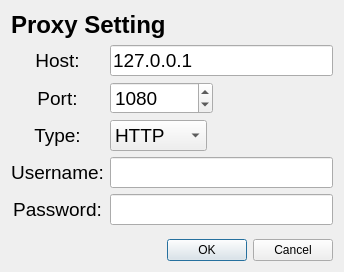
<?xml version="1.0" encoding="UTF-8"?>
<ui version="4.0">
 <class>ProxyDialog</class>
 <widget class="QDialog" name="ProxyDialog">
  <property name="geometry">
   <rect>
    <x>0</x>
    <y>0</y>
    <width>344</width>
    <height>272</height>
   </rect>
  </property>
  <property name="sizePolicy">
   <sizepolicy hsizetype="Expanding" vsizetype="Expanding">
    <horstretch>0</horstretch>
    <verstretch>0</verstretch>
   </sizepolicy>
  </property>
  <property name="minimumSize">
   <size>
    <width>0</width>
    <height>272</height>
   </size>
  </property>
  <property name="maximumSize">
   <size>
    <width>16777215</width>
    <height>272</height>
   </size>
  </property>
  <property name="windowTitle">
   <string>Proxy Setting</string>
  </property>
  <layout class="QGridLayout" name="gridLayout">
   <item row="0" column="0" colspan="4">
    <widget class="QLabel" name="titleLabel">
     <property name="font">
      <font>
       <pointsize>18</pointsize>
       <weight>75</weight>
       <bold>true</bold>
      </font>
     </property>
     <property name="text">
      <string>Proxy Setting</string>
     </property>
    </widget>
   </item>
   <item row="1" column="0">
    <widget class="QLabel" name="hostLabel">
     <property name="font">
      <font>
       <pointsize>14</pointsize>
      </font>
     </property>
     <property name="text">
      <string>Host:</string>
     </property>
     <property name="alignment">
      <set>Qt::AlignCenter</set>
     </property>
    </widget>
   </item>
   <item row="1" column="1" colspan="3">
    <widget class="QLineEdit" name="hostLineEdit">
     <property name="font">
      <font>
       <pointsize>14</pointsize>
      </font>
     </property>
     <property name="text">
      <string>127.0.0.1</string>
     </property>
    </widget>
   </item>
   <item row="2" column="0">
    <widget class="QLabel" name="portLabel">
     <property name="font">
      <font>
       <pointsize>14</pointsize>
      </font>
     </property>
     <property name="text">
      <string>Port:</string>
     </property>
     <property name="alignment">
      <set>Qt::AlignCenter</set>
     </property>
    </widget>
   </item>
   <item row="2" column="1" colspan="2">
    <widget class="QSpinBox" name="portBox">
     <property name="font">
      <font>
       <pointsize>14</pointsize>
      </font>
     </property>
     <property name="cursor">
      <cursorShape>IBeamCursor</cursorShape>
     </property>
     <property name="maximum">
      <number>99999</number>
     </property>
     <property name="value">
      <number>1080</number>
     </property>
    </widget>
   </item>
   <item row="2" column="3">
    <spacer name="horizontalSpacer">
     <property name="orientation">
      <enum>Qt::Horizontal</enum>
     </property>
     <property name="sizeHint" stdset="0">
      <size>
       <width>122</width>
       <height>20</height>
      </size>
     </property>
    </spacer>
   </item>
   <item row="3" column="0">
    <widget class="QLabel" name="typeLabel">
     <property name="font">
      <font>
       <pointsize>14</pointsize>
      </font>
     </property>
     <property name="layoutDirection">
      <enum>Qt::LeftToRight</enum>
     </property>
     <property name="text">
      <string>Type:</string>
     </property>
     <property name="alignment">
      <set>Qt::AlignCenter</set>
     </property>
    </widget>
   </item>
   <item row="3" column="1">
    <widget class="QComboBox" name="typeBox">
     <property name="font">
      <font>
       <pointsize>14</pointsize>
      </font>
     </property>
     <item>
      <property name="text">
       <string>HTTP</string>
      </property>
     </item>
     <item>
      <property name="text">
       <string>SOCKS</string>
      </property>
     </item>
    </widget>
   </item>
   <item row="3" column="2" colspan="2">
    <spacer name="horizontalSpacer_2">
     <property name="orientation">
      <enum>Qt::Horizontal</enum>
     </property>
     <property name="sizeHint" stdset="0">
      <size>
       <width>132</width>
       <height>20</height>
      </size>
     </property>
    </spacer>
   </item>
   <item row="4" column="0">
    <widget class="QLabel" name="usernameLabel">
     <property name="font">
      <font>
       <pointsize>14</pointsize>
      </font>
     </property>
     <property name="text">
      <string>Username:</string>
     </property>
     <property name="alignment">
      <set>Qt::AlignCenter</set>
     </property>
    </widget>
   </item>
   <item row="4" column="1" colspan="3">
    <widget class="QLineEdit" name="usernameLineEdit">
     <property name="font">
      <font>
       <pointsize>14</pointsize>
      </font>
     </property>
     <property name="text">
      <string/>
     </property>
    </widget>
   </item>
   <item row="5" column="0">
    <widget class="QLabel" name="passwordLabel">
     <property name="font">
      <font>
       <pointsize>14</pointsize>
      </font>
     </property>
     <property name="text">
      <string>Password:</string>
     </property>
     <property name="alignment">
      <set>Qt::AlignCenter</set>
     </property>
    </widget>
   </item>
   <item row="5" column="1" colspan="3">
    <widget class="QLineEdit" name="passwordLineEdit">
     <property name="font">
      <font>
       <pointsize>14</pointsize>
      </font>
     </property>
     <property name="cursor">
      <cursorShape>IBeamCursor</cursorShape>
     </property>
     <property name="text">
      <string/>
     </property>
     <property name="echoMode">
      <enum>QLineEdit::Password</enum>
     </property>
    </widget>
   </item>
   <item row="6" column="2" colspan="2">
    <spacer name="verticalSpacer">
     <property name="orientation">
      <enum>Qt::Vertical</enum>
     </property>
     <property name="sizeHint" stdset="0">
      <size>
       <width>20</width>
       <height>15</height>
      </size>
     </property>
    </spacer>
   </item>
   <item row="7" column="0" colspan="4">
    <widget class="QDialogButtonBox" name="buttons">
     <property name="orientation">
      <enum>Qt::Horizontal</enum>
     </property>
     <property name="standardButtons">
      <set>QDialogButtonBox::Cancel|QDialogButtonBox::Ok</set>
     </property>
    </widget>
   </item>
  </layout>
  <zorder>hostLabel</zorder>
  <zorder>portLabel</zorder>
  <zorder>typeLabel</zorder>
  <zorder>hostLineEdit</zorder>
  <zorder>portBox</zorder>
  <zorder>typeBox</zorder>
  <zorder>titleLabel</zorder>
  <zorder>usernameLabel</zorder>
  <zorder>usernameLineEdit</zorder>
  <zorder>passwordLabel</zorder>
  <zorder>passwordLineEdit</zorder>
  <zorder>buttons</zorder>
  <zorder>horizontalSpacer</zorder>
  <zorder>horizontalSpacer_2</zorder>
  <zorder>verticalSpacer</zorder>
 </widget>
 <resources/>
 <connections>
  <connection>
   <sender>buttons</sender>
   <signal>accepted()</signal>
   <receiver>ProxyDialog</receiver>
   <slot>accept()</slot>
   <hints>
    <hint type="sourcelabel">
     <x>248</x>
     <y>254</y>
    </hint>
    <hint type="destinationlabel">
     <x>157</x>
     <y>274</y>
    </hint>
   </hints>
  </connection>
  <connection>
   <sender>buttons</sender>
   <signal>rejected()</signal>
   <receiver>ProxyDialog</receiver>
   <slot>reject()</slot>
   <hints>
    <hint type="sourcelabel">
     <x>316</x>
     <y>260</y>
    </hint>
    <hint type="destinationlabel">
     <x>286</x>
     <y>274</y>
    </hint>
   </hints>
  </connection>
 </connections>
</ui>
